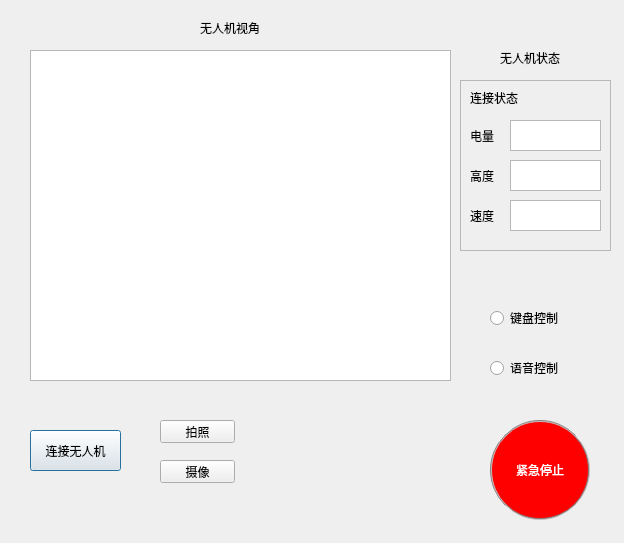
<?xml version="1.0" encoding="UTF-8"?>
<ui version="4.0">
 <class>Dialog</class>
 <widget class="QDialog" name="Dialog">
  <property name="geometry">
   <rect>
    <x>0</x>
    <y>0</y>
    <width>624</width>
    <height>543</height>
   </rect>
  </property>
  <property name="windowTitle">
   <string>Dialog</string>
  </property>
  <widget class="QGraphicsView" name="graphicsView">
   <property name="geometry">
    <rect>
     <x>30</x>
     <y>50</y>
     <width>421</width>
     <height>331</height>
    </rect>
   </property>
  </widget>
  <widget class="QPushButton" name="button_connectTello">
   <property name="geometry">
    <rect>
     <x>30</x>
     <y>430</y>
     <width>91</width>
     <height>41</height>
    </rect>
   </property>
   <property name="mouseTracking">
    <bool>false</bool>
   </property>
   <property name="text">
    <string>连接无人机</string>
   </property>
  </widget>
  <widget class="QPushButton" name="button_takephoto">
   <property name="geometry">
    <rect>
     <x>160</x>
     <y>420</y>
     <width>75</width>
     <height>23</height>
    </rect>
   </property>
   <property name="text">
    <string>拍照</string>
   </property>
  </widget>
  <widget class="QPushButton" name="botton_takecamera">
   <property name="geometry">
    <rect>
     <x>160</x>
     <y>460</y>
     <width>75</width>
     <height>23</height>
    </rect>
   </property>
   <property name="text">
    <string>摄像</string>
   </property>
  </widget>
  <widget class="QPushButton" name="button_stop">
   <property name="geometry">
    <rect>
     <x>490</x>
     <y>420</y>
     <width>100</width>
     <height>100</height>
    </rect>
   </property>
   <property name="minimumSize">
    <size>
     <width>100</width>
     <height>100</height>
    </size>
   </property>
   <property name="maximumSize">
    <size>
     <width>100</width>
     <height>100</height>
    </size>
   </property>
   <property name="acceptDrops">
    <bool>false</bool>
   </property>
   <property name="styleSheet">
    <string notr="true">QPushButton{
background-color:rgb(255,0,0);
color:white;
border-radius:50px;
border:2px groove gray;
borde-sty:outset;
}</string>
   </property>
   <property name="text">
    <string>紧急停止</string>
   </property>
  </widget>
  <widget class="QRadioButton" name="radio_keycontrol">
   <property name="geometry">
    <rect>
     <x>490</x>
     <y>310</y>
     <width>89</width>
     <height>16</height>
    </rect>
   </property>
   <property name="text">
    <string>键盘控制</string>
   </property>
  </widget>
  <widget class="QRadioButton" name="radio_soundcontrol">
   <property name="geometry">
    <rect>
     <x>490</x>
     <y>360</y>
     <width>89</width>
     <height>16</height>
    </rect>
   </property>
   <property name="text">
    <string>语音控制</string>
   </property>
  </widget>
  <widget class="QFrame" name="frame">
   <property name="geometry">
    <rect>
     <x>460</x>
     <y>80</y>
     <width>151</width>
     <height>171</height>
    </rect>
   </property>
   <property name="frameShape">
    <enum>QFrame::StyledPanel</enum>
   </property>
   <property name="frameShadow">
    <enum>QFrame::Raised</enum>
   </property>
   <widget class="QLabel" name="label_2">
    <property name="geometry">
     <rect>
      <x>10</x>
      <y>50</y>
      <width>54</width>
      <height>12</height>
     </rect>
    </property>
    <property name="text">
     <string>电量</string>
    </property>
   </widget>
   <widget class="QTextBrowser" name="textBrowser">
    <property name="geometry">
     <rect>
      <x>50</x>
      <y>40</y>
      <width>91</width>
      <height>31</height>
     </rect>
    </property>
   </widget>
   <widget class="QTextBrowser" name="textBrowser_2">
    <property name="geometry">
     <rect>
      <x>50</x>
      <y>80</y>
      <width>91</width>
      <height>31</height>
     </rect>
    </property>
   </widget>
   <widget class="QLabel" name="label_4">
    <property name="geometry">
     <rect>
      <x>10</x>
      <y>90</y>
      <width>54</width>
      <height>12</height>
     </rect>
    </property>
    <property name="text">
     <string>高度</string>
    </property>
   </widget>
   <widget class="QLabel" name="label_5">
    <property name="geometry">
     <rect>
      <x>10</x>
      <y>130</y>
      <width>54</width>
      <height>12</height>
     </rect>
    </property>
    <property name="text">
     <string>速度</string>
    </property>
   </widget>
   <widget class="QTextBrowser" name="textBrowser_3">
    <property name="geometry">
     <rect>
      <x>50</x>
      <y>120</y>
      <width>91</width>
      <height>31</height>
     </rect>
    </property>
   </widget>
   <widget class="QLabel" name="label_6">
    <property name="geometry">
     <rect>
      <x>10</x>
      <y>10</y>
      <width>51</width>
      <height>16</height>
     </rect>
    </property>
    <property name="text">
     <string>连接状态</string>
    </property>
   </widget>
   <widget class="QLabel" name="Tellostatus">
    <property name="geometry">
     <rect>
      <x>70</x>
      <y>10</y>
      <width>54</width>
      <height>12</height>
     </rect>
    </property>
   </widget>
  </widget>
  <widget class="QLabel" name="label">
   <property name="geometry">
    <rect>
     <x>200</x>
     <y>20</y>
     <width>71</width>
     <height>16</height>
    </rect>
   </property>
   <property name="text">
    <string>无人机视角</string>
   </property>
  </widget>
  <widget class="QLabel" name="label_3">
   <property name="geometry">
    <rect>
     <x>500</x>
     <y>50</y>
     <width>71</width>
     <height>16</height>
    </rect>
   </property>
   <property name="text">
    <string>无人机状态</string>
   </property>
  </widget>
 </widget>
 <resources/>
 <connections/>
</ui>
